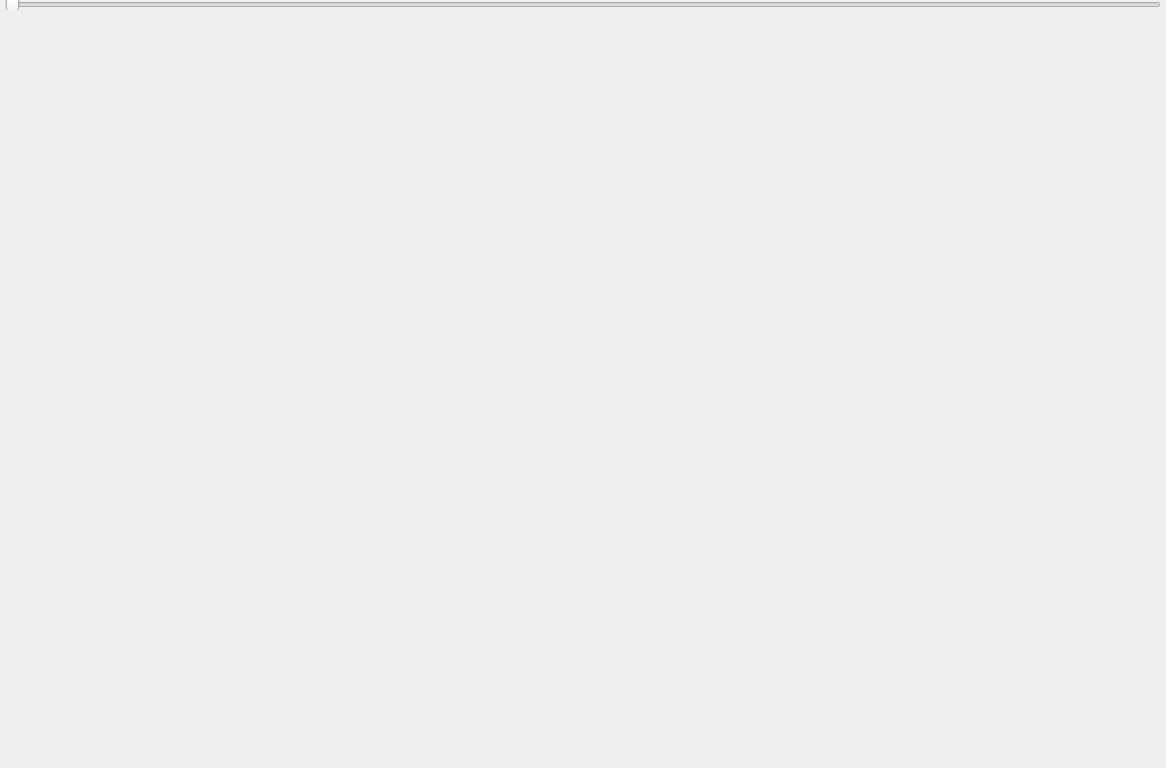
<?xml version="1.0" encoding="UTF-8"?>
<ui version="4.0">
 <class>AppClass</class>
 <widget class="QWidget" name="AppClass">
  <property name="geometry">
   <rect>
    <x>0</x>
    <y>0</y>
    <width>1166</width>
    <height>768</height>
   </rect>
  </property>
  <property name="windowTitle">
   <string>NaoLab</string>
  </property>
  <layout class="QVBoxLayout" name="verticalLayout">
   <property name="spacing">
    <number>0</number>
   </property>
   <property name="leftMargin">
    <number>5</number>
   </property>
   <property name="topMargin">
    <number>0</number>
   </property>
   <property name="rightMargin">
    <number>5</number>
   </property>
   <property name="bottomMargin">
    <number>0</number>
   </property>
   <item>
    <widget class="QSlider" name="frameSlider">
     <property name="sizePolicy">
      <sizepolicy hsizetype="Expanding" vsizetype="Fixed">
       <horstretch>0</horstretch>
       <verstretch>0</verstretch>
      </sizepolicy>
     </property>
     <property name="minimumSize">
      <size>
       <width>0</width>
       <height>10</height>
      </size>
     </property>
     <property name="maximumSize">
      <size>
       <width>16777215</width>
       <height>10</height>
      </size>
     </property>
     <property name="focusPolicy">
      <enum>Qt::ClickFocus</enum>
     </property>
     <property name="maximum">
      <number>999</number>
     </property>
     <property name="pageStep">
      <number>100</number>
     </property>
     <property name="orientation">
      <enum>Qt::Horizontal</enum>
     </property>
    </widget>
   </item>
   <item>
    <widget class="QWidget" name="centralWidget" native="true">
     <property name="sizePolicy">
      <sizepolicy hsizetype="Preferred" vsizetype="Expanding">
       <horstretch>0</horstretch>
       <verstretch>0</verstretch>
      </sizepolicy>
     </property>
    </widget>
   </item>
  </layout>
 </widget>
 <layoutdefault spacing="6" margin="11"/>
 <resources/>
 <connections/>
</ui>
